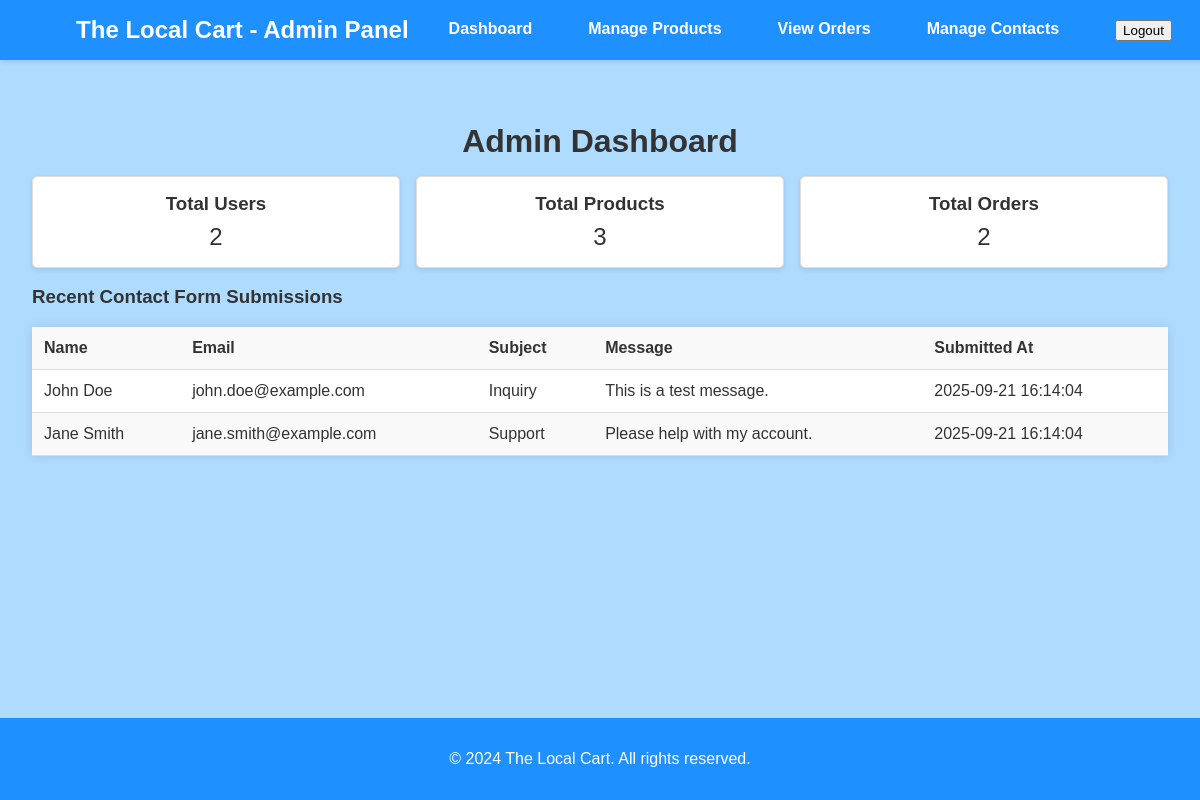
/admin.php (signed in), run on the app's committed database.
### tables this page shows
CREATE TABLE contact_form_submissions (
    id INT AUTO_INCREMENT PRIMARY KEY,
    name VARCHAR(255) NOT NULL,
    email VARCHAR(255) NOT NULL,
    subject VARCHAR(255),
    message TEXT NOT NULL,
    submitted_at TIMESTAMP DEFAULT CURRENT_TIMESTAMP,
    INDEX (email)   
);

### admin.php (the view, shortened to what this page needs)
<?php
include 'db.php';
$result = $conn->query("SELECT COUNT(*) AS total_users FROM users");
$total_users = $result->fetch_assoc()['total_users'];
$result = $conn->query("SELECT COUNT(*) AS total_products FROM products");
$total_products = $result->fetch_assoc()['total_products'];
$result = $conn->query("SELECT COUNT(*) AS total_orders FROM orders");
$total_orders = $result->fetch_assoc()['total_orders'];
$result = $conn->query("SELECT * FROM contact_form_submissions ORDER BY submitted_at DESC LIMIT 5");
$recent_contacts = $result->fetch_all(MYSQLI_ASSOC);
?>
<!DOCTYPE html>
<html lang="en">
<head>
    <link rel="stylesheet" href="css/admin.css">
</head>
<body>
    <header>
        <nav>
            <div class="logo">
                <h1>The Local Cart - Admin Panel</h1>
            </div>
            <ul class="nav-links">
                <li><a href="admin.php">Dashboard</a></li>
                <li><a href="admin_products.php">Manage Products</a></li>
                <li><a href="admin_orders.php">View Orders</a></li>
                <li><a href="admin_contacts.php">Manage Contacts</a></li>
                <li><a href="logout.php"><button class="button">Logout</button></a></li>
            </ul>
        </nav>
    </header>
    <div class="content-container">
        <main>
            <h2>Admin Dashboard</h2>
            <div class="dashboard-summary">
                <div class="summary-box">
                    <h3>Total Users</h3>
                    <p><?php echo $total_users; ?></p>
                </div>
                <div class="summary-box">
                    <h3>Total Products</h3>
                    <p><?php echo $total_products; ?></p>
                </div>
                <div class="summary-box">
                    <h3>Total Orders</h3>
                    <p><?php echo $total_orders; ?></p>
                </div>
            </div>
            <h3>Recent Contact Form Submissions</h3>
            <table>
                <thead>
                    <tr>
                        <th>Name</th>
                        <th>Email</th>
                        <th>Subject</th>
                        <th>Message</th>
                        <th>Submitted At</th>
                    </tr>
                </thead>
                <tbody>
                    <?php foreach ($recent_contacts as $contact): ?>
                    <tr>
                        <td><?php echo htmlspecialchars($contact['name']); ?></td>
                        <td><?php echo htmlspecialchars($contact['email']); ?></td>
                        <td><?php echo htmlspecialchars($contact['subject']); ?></td>
                        <td><?php echo htmlspecialchars($contact['message']); ?></td>
                        <td><?php echo htmlspecialchars($contact['submitted_at']); ?></td>
                    </tr>
                    <?php endforeach; ?>
                </tbody>
            </table>
        </main>
    </div>
    <footer>
        <p>&copy; 2024 The Local Cart. All rights reserved.</p>
    </footer>
</body>
</html>

### css/admin.css (style rules this page uses)
body { margin: 0; font-family: Arial, sans-serif; background-color: #f0f0f0; color: #333; }
header { background-color: #1e90ff; padding: 1rem 2rem; color: white; position: fixed; width: 100%; top: 0; left: 0; z-index: 1000; box-shadow: 0 2px 5px rgba(0, 0, 0, 0.1); }
header nav { display: flex; justify-content: center; align-items: center; }
header .logo h1 { margin: 0; font-size: 1.5rem; }
header .nav-links { list-style: none; display: flex; margin: 0; padding: 0; }
header .nav-links li { margin-left: 1.5rem; }
header .nav-links a { color: white; text-decoration: none; font-weight: bold; padding: 0.5rem 1rem; transition: background-color 0.3s ease, color 0.3s ease; }
main { padding: 6rem 2rem 2rem 2rem; background-color: #afdbff; min-height: 100vh; box-sizing: border-box; }
h2 { font-size: 2rem; margin-bottom: 1rem; text-align: center; }
table { width: 100%; border-collapse: collapse; margin-bottom: 2rem; background-color: white; box-shadow: 0 0 10px rgba(0, 0, 0, 0.1); }
table th, table td { padding: 0.75rem; text-align: left; border-bottom: 1px solid #ddd; }
table th { background-color: #f9f9f9; font-weight: bold; }
table tr:nth-child(even) { background-color: #f9f9f9; }
footer { background-color: #1e90ff; color: white; text-align: center; padding: 1rem; position: fixed; width: 100%; bottom: 0; box-sizing: border-box; }
.dashboard-summary { display: flex; gap: 1rem; justify-content: space-between; margin-bottom: 1rem; }
.summary-box { background-color: #fff; border: 1px solid #ddd; border-radius: 5px; padding: 1rem; text-align: center; flex: 1; box-shadow: 0 2px 5px rgba(0, 0, 0, 0.1); }
.summary-box h3 { margin: 0 0 0.5rem 0; }
.summary-box p { font-size: 1.5rem; margin: 0; }

### data on the page
contact_form_submissions: name "John Doe", email "john.doe@example.com", subject "Inquiry", message "This is a test message.", submitted_at "2025-09-21 16:14:04"
contact_form_submissions: name "Jane Smith", email "jane.smith@example.com", subject "Support", message "Please help with my account.", submitted_at "2025-09-21 16:14:04"

### other printed values
$total_users "2"
$total_products "3"
$total_orders "2"
